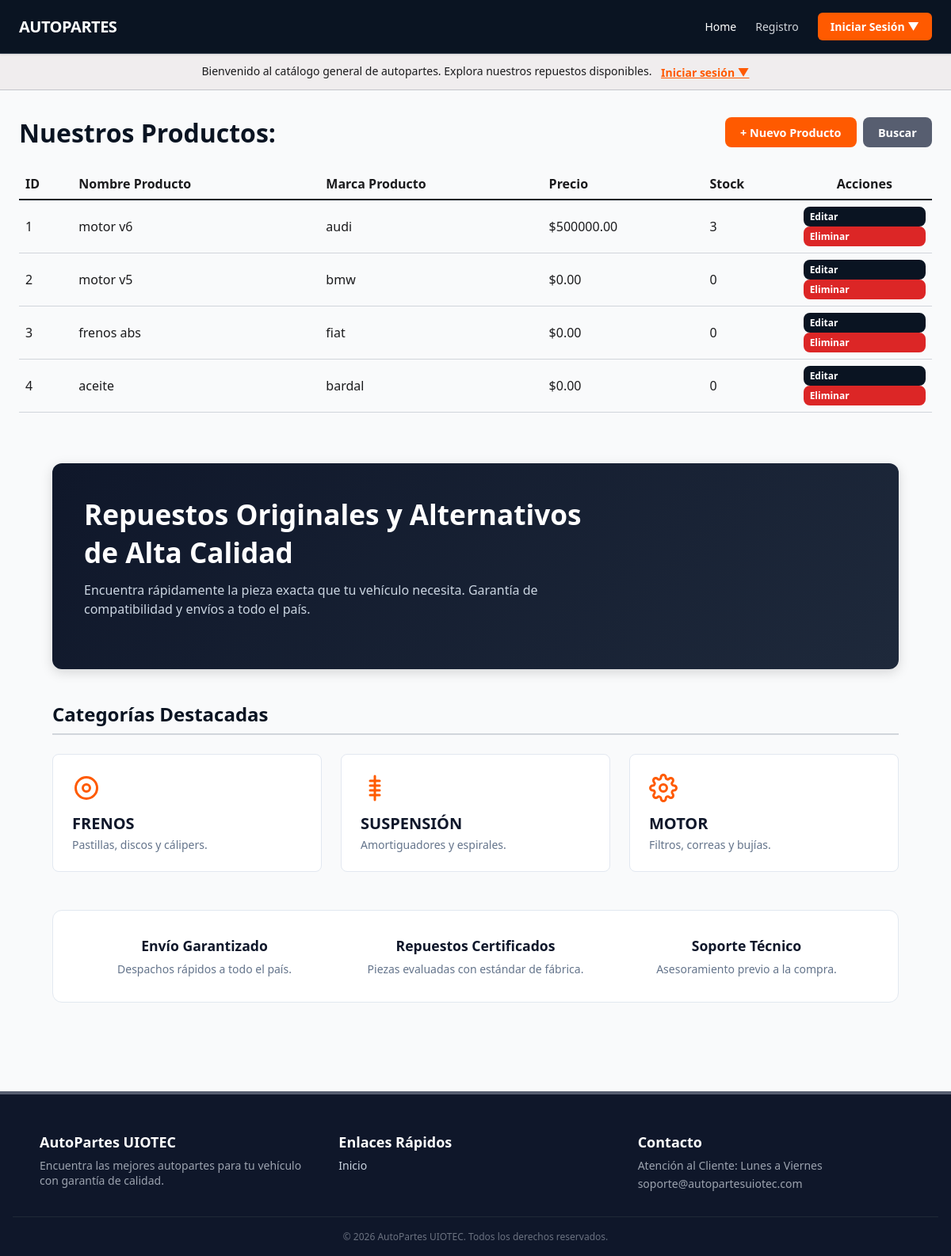
The app's page /productos/, older data.
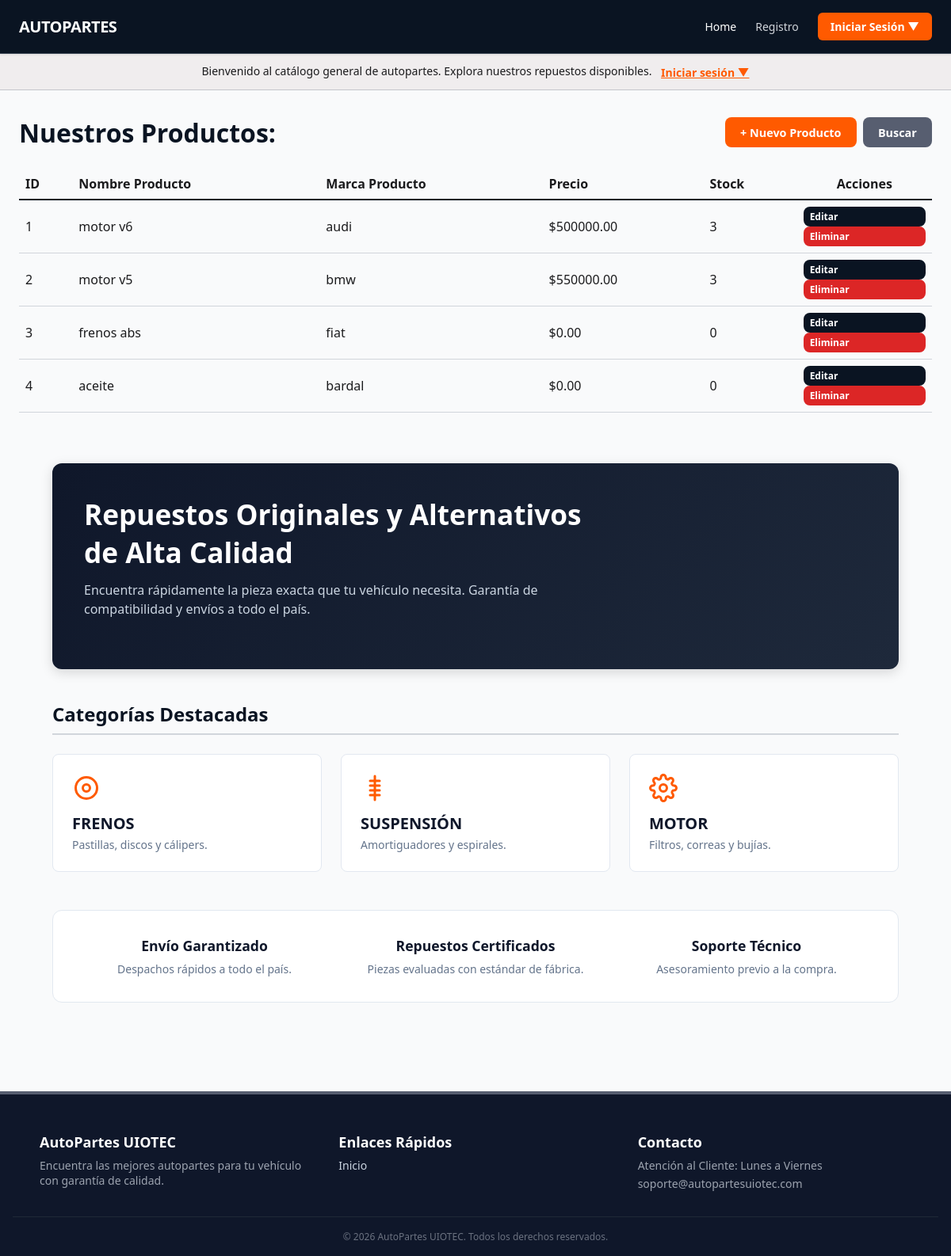
The same page, newer data.
### Autopartes/models.py (models this page shows, shortened)
class Productos(models.Model):
    nombre_producto = models.CharField(max_length=30)
    marca_producto = models.CharField(max_length=20)
    precio = models.DecimalField(max_digits=10, decimal_places=2, default=0.00)
    stock = models.IntegerField(default=0)

### Autopartes/views.py (the view)
# urls.py: path('productos/', views.mostrar_productos, name='productos'),
def mostrar_productos(request):
    producto = Productos.objects.all()
    context = {'producto': producto}
    return render(request, 'Autopartes/productos.html', context=context)

### templates/Autopartes/productos.html (shortened to what this page needs)
{% extends 'Autopartes/index.html' %}
{% load static %}
{% block codigoDinamico %}
<div class="main-container">
    <div style="display: flex; justify-content: space-between; align-items: center; margin-bottom: 1.5rem;">
        <h1 style="color: var(--primary); margin: 0;">Nuestros Productos:</h1>
        <div style="display: flex; gap: 0.5rem;">
            <a href="{% url 'Crear productos' %}" class="btn-orange">
                + Nuevo Producto
            </a>
            <a href="{% url 'buscar_marca_producto' %}" class="btn-orange" style="background-color: var(--secondary);">
                Buscar
            </a>
        </div>
    </div>
    <table class="table" style="width: 100%; border-collapse: collapse; margin-top: 1rem;">
        <thead>
            <tr style="border-bottom: 2px solid var(--primary); text-align: left;">
                <th scope="col" style="padding: 0.5rem;">ID</th>
                <th scope="col" style="padding: 0.5rem;">Nombre Producto</th>
                <th scope="col" style="padding: 0.5rem;">Marca Producto</th>
                <th scope="col" style="padding: 0.5rem;">Precio</th>
                <th scope="col" style="padding: 0.5rem;">Stock</th>
                <th scope="col" style="padding: 0.5rem; text-align: center;">Acciones</th>
            </tr>
        </thead>
        <tbody>
            {% for p in producto %}
                <tr style="border-bottom: 1px solid var(--border-color);">
                    <td style="padding: 0.5rem;">{{ p.id }}</td>
                    <td style="padding: 0.5rem;">{{ p.nombre_producto }}</td>
                    <td style="padding: 0.5rem;">{{ p.marca_producto }}</td>
                    <td style="padding: 0.5rem;">${{ p.precio|floatformat:2 }}</td>
                    <td style="padding: 0.5rem;">{{ p.stock }}</td>
                    <td style="padding: 0.5rem; text-align: center; white-space: nowrap;">
                        <a href="{% url 'actualizar_producto' p.id %}"
                           class="btn-orange"
                           style="padding: 0.25rem 0.5rem; font-size: 0.75rem; background-color: var(--primary);">
                            Editar
                        </a>
                        <a href="{% url 'eliminar_producto' p.id %}"
                           class="btn-orange"
                           style="padding: 0.25rem 0.5rem; font-size: 0.75rem; background-color: #dc2626;">
                            Eliminar
                        </a>
                    </td>
                </tr>
            {% empty %}
                <tr>
                    <td colspan="4" style="padding: 1rem;">No hay productos disponibles.</td>
                </tr>
            {% endfor %}
        </tbody>
    </table>
</div>
{% endblock codigoDinamico %}

Row changes from the older to the newer data that the page shows:
changed Productos "motor v5": precio "0.00" → "550000.00"; stock "0" → "3"
